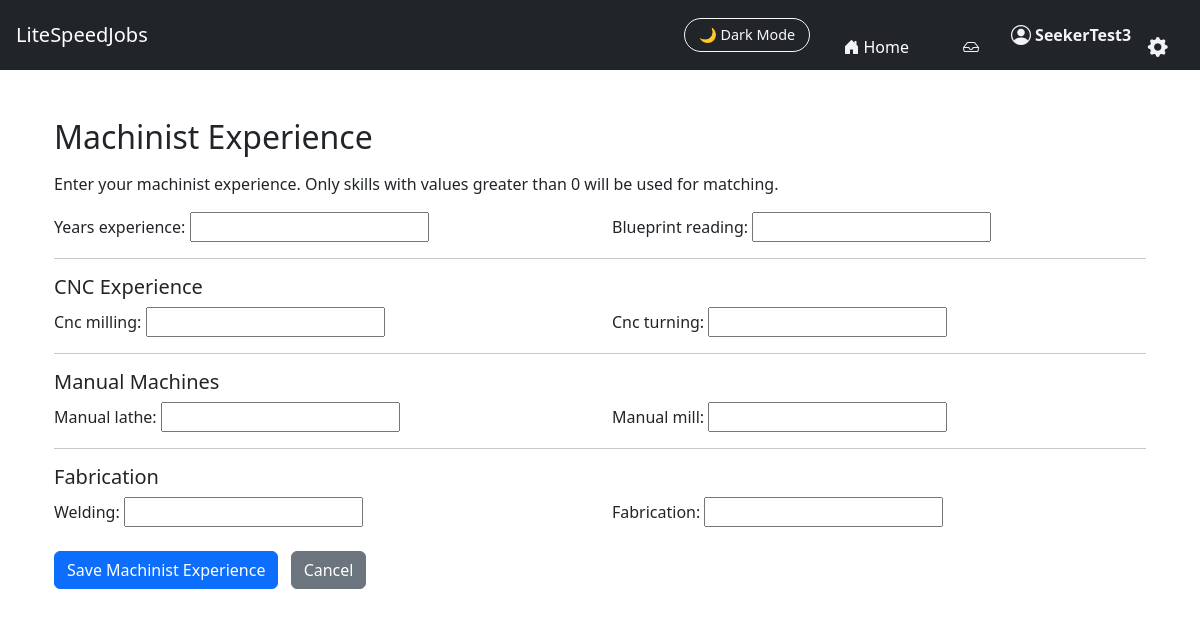
/JobFinder_app/seeker/machinist/ (signed in), run on an earlier commit of the app's database.
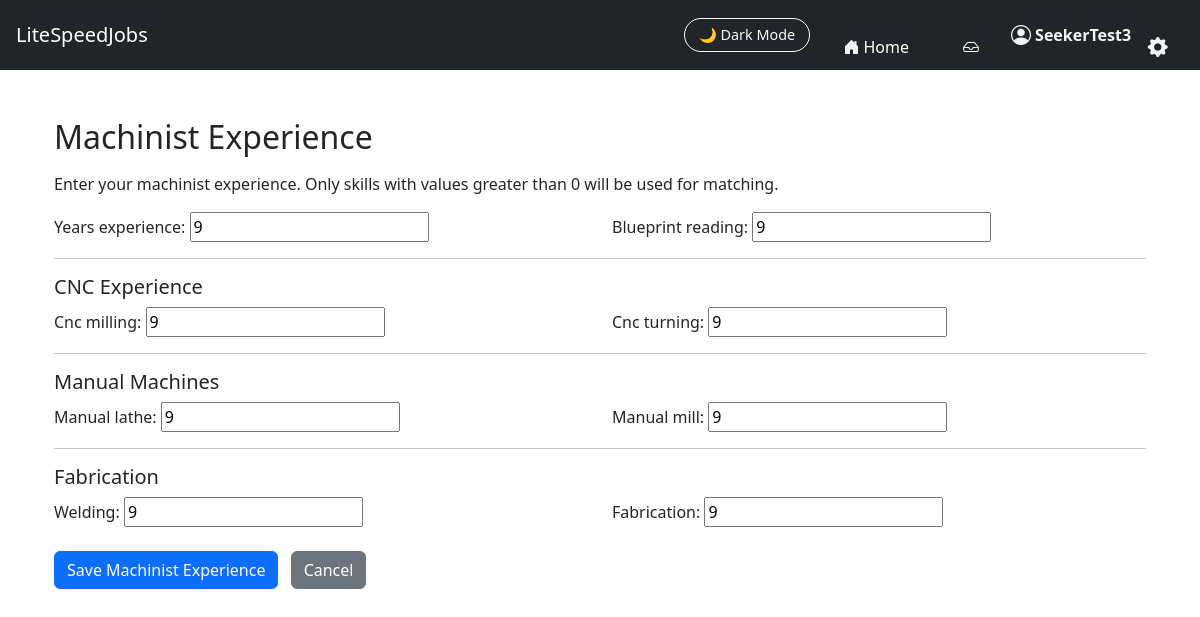
And on a later commit of the database.
### JobFinder_app/models.py (models this page shows, shortened)
class MachinistExperience(models.Model):
    user = models.OneToOneField(User, on_delete=models.CASCADE)
    years_experience = models.IntegerField(null=True, blank=True)
    blueprint_reading = models.IntegerField(null=True, blank=True)
    cnc_milling = models.IntegerField(null=True, blank=True)
    cnc_turning = models.IntegerField(null=True, blank=True)
    manual_lathe = models.IntegerField(null=True, blank=True)
    manual_mill = models.IntegerField(null=True, blank=True)
    welding = models.IntegerField(null=True, blank=True)
    fabrication = models.IntegerField(null=True, blank=True)
    created_at = models.DateTimeField(auto_now_add=True)

### JobFinder_app/views.py (the view)
# urls.py: path("seeker/machinist/",views.machinist_experience_view,name="machinist_experience"),
@login_required
def machinist_experience_view(request):
    try:
        instance = MachinistExperience.objects.get(user=request.user)
    except MachinistExperience.DoesNotExist:
        instance = None
    if request.method == "POST":
        form = MachinistExperienceForm(request.POST, instance=instance)
        if form.is_valid():
            obj = form.save(commit=False)
            obj.user = request.user
            obj.save()
            return redirect("seeker_dashboard")
        else:
            print("❌ FORM ERRORS:", form.errors)
    else:
        form = MachinistExperienceForm(instance=instance)
    return render(request, "JobFinder_app/machinist_experience.html", {
        "form": form
    })

### JobFinder_app/forms.py
class MachinistExperienceForm(forms.ModelForm):
    class Meta:
        model = MachinistExperience
        exclude = ("user",)
    def __init__(self, *args, **kwargs):
        super().__init__(*args, **kwargs)
        for field in self.fields.values():
            field.required = False

### JobFinder_app/templates/JobFinder_app/machinist_experience.html (shortened to what this page needs)
{% extends "JobFinder_app/base.html" %}
{% block content %}
<div class="container mt-4">
    <h2 class="mb-3">Machinist Experience</h2>
    <p class="dark-muted">
        Enter your machinist experience. Only skills with values greater than 0
        will be used for matching.
    </p>
    <form method="post">
        <div class="row">
            <div class="col-md-6">
                {{ form.years_experience.label_tag }}
                {{ form.years_experience }}
            </div>
            <div class="col-md-6">
                {{ form.blueprint_reading.label_tag }}
                {{ form.blueprint_reading }}
            </div>
        </div>
        <hr>
        <h5>CNC Experience</h5>
        <div class="row">
            <div class="col-md-6">
                {{ form.cnc_milling.label_tag }}
                {{ form.cnc_milling }}
            </div>
            <div class="col-md-6">
                {{ form.cnc_turning.label_tag }}
                {{ form.cnc_turning }}
            </div>
        </div>
        <hr>
        <h5>Manual Machines</h5>
        <div class="row">
            <div class="col-md-6">
                {{ form.manual_lathe.label_tag }}
                {{ form.manual_lathe }}
            </div>
            <div class="col-md-6">
                {{ form.manual_mill.label_tag }}
                {{ form.manual_mill }}
            </div>
        </div>
        <hr>
        <h5>Fabrication</h5>
        <div class="row">
            <div class="col-md-6">
                {{ form.welding.label_tag }}
                {{ form.welding }}
            </div>
            <div class="col-md-6">
                {{ form.fabrication.label_tag }}
                {{ form.fabrication }}
            </div>
        </div>
        <div class="mt-4">
            <button type="submit" class="btn btn-primary">
                Save Machinist Experience
            </button>
            <a href="{% url 'seeker_dashboard' %}" class="btn btn-secondary ms-2">
                Cancel
            </a>
        </div>
    </form>
</div>
{% endblock %}

What changed in the data, as far as the page shows it:
changed MachinistExperience: years_experience (not shown) → "9"; blueprint_reading (not shown) → "9"; cnc_milling (not shown) → "9"; cnc_turning (not shown) → "9"; manual_lathe (not shown) → "9"; manual_mill (not shown) → "9"; welding (not shown) → "9"; fabrication (not shown) → "9"
